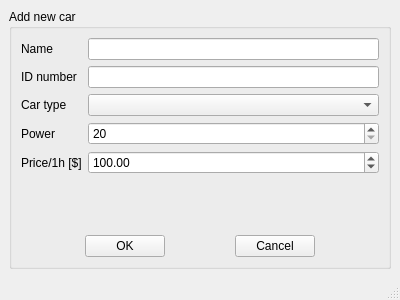
<?xml version="1.0" encoding="UTF-8"?>
<ui version="4.0">
 <class>AddCarWindow</class>
 <widget class="QMainWindow" name="AddCarWindow">
  <property name="geometry">
   <rect>
    <x>0</x>
    <y>0</y>
    <width>400</width>
    <height>300</height>
   </rect>
  </property>
  <property name="windowTitle">
   <string>AddCarrWindow</string>
  </property>
  <widget class="QWidget" name="centralwidget">
   <layout class="QVBoxLayout" name="verticalLayout">
    <item>
     <widget class="QGroupBox" name="addCarGroupBox">
      <property name="title">
       <string>Add new car</string>
      </property>
      <layout class="QHBoxLayout" name="horizontalLayout">
       <item>
        <layout class="QVBoxLayout" name="verticalLayout_2">
         <item>
          <layout class="QFormLayout" name="formLayout">
           <item row="1" column="0">
            <widget class="QLabel" name="carName">
             <property name="text">
              <string>Name</string>
             </property>
            </widget>
           </item>
           <item row="1" column="1">
            <widget class="QLineEdit" name="nameLineEdit"/>
           </item>
           <item row="2" column="0">
            <widget class="QLabel" name="label_2">
             <property name="text">
              <string>ID number</string>
             </property>
            </widget>
           </item>
           <item row="2" column="1">
            <widget class="QLineEdit" name="idLineEdit"/>
           </item>
           <item row="3" column="0">
            <widget class="QLabel" name="carType">
             <property name="text">
              <string>Car type</string>
             </property>
            </widget>
           </item>
           <item row="3" column="1">
            <widget class="QComboBox" name="comboBox">
             <property name="modelColumn">
              <number>0</number>
             </property>
            </widget>
           </item>
           <item row="5" column="0">
            <widget class="QLabel" name="carType_2">
             <property name="text">
              <string>Price/1h [$]</string>
             </property>
            </widget>
           </item>
           <item row="5" column="1">
            <widget class="QDoubleSpinBox" name="priceSpinBox">
             <property name="maximum">
              <double>9999.000000000000000</double>
             </property>
             <property name="value">
              <double>100.000000000000000</double>
             </property>
            </widget>
           </item>
           <item row="4" column="0">
            <widget class="QLabel" name="label">
             <property name="text">
              <string>Power</string>
             </property>
            </widget>
           </item>
           <item row="4" column="1">
            <widget class="QSpinBox" name="spinBox">
             <property name="minimum">
              <number>20</number>
             </property>
             <property name="maximum">
              <number>500</number>
             </property>
            </widget>
           </item>
          </layout>
         </item>
         <item>
          <spacer name="verticalSpacer">
           <property name="orientation">
            <enum>Qt::Vertical</enum>
           </property>
           <property name="sizeHint" stdset="0">
            <size>
             <width>20</width>
             <height>40</height>
            </size>
           </property>
          </spacer>
         </item>
         <item>
          <layout class="QHBoxLayout" name="horizontalLayout_2">
           <item>
            <widget class="QPushButton" name="okButton">
             <property name="sizePolicy">
              <sizepolicy hsizetype="Fixed" vsizetype="Fixed">
               <horstretch>0</horstretch>
               <verstretch>0</verstretch>
              </sizepolicy>
             </property>
             <property name="text">
              <string>OK</string>
             </property>
            </widget>
           </item>
           <item>
            <widget class="QPushButton" name="cButton">
             <property name="sizePolicy">
              <sizepolicy hsizetype="Fixed" vsizetype="Fixed">
               <horstretch>0</horstretch>
               <verstretch>0</verstretch>
              </sizepolicy>
             </property>
             <property name="text">
              <string>Cancel</string>
             </property>
            </widget>
           </item>
          </layout>
         </item>
        </layout>
       </item>
      </layout>
     </widget>
    </item>
   </layout>
  </widget>
  <widget class="QMenuBar" name="menubar">
   <property name="geometry">
    <rect>
     <x>0</x>
     <y>0</y>
     <width>400</width>
     <height>22</height>
    </rect>
   </property>
  </widget>
  <widget class="QStatusBar" name="statusbar"/>
 </widget>
 <resources/>
 <connections/>
</ui>
